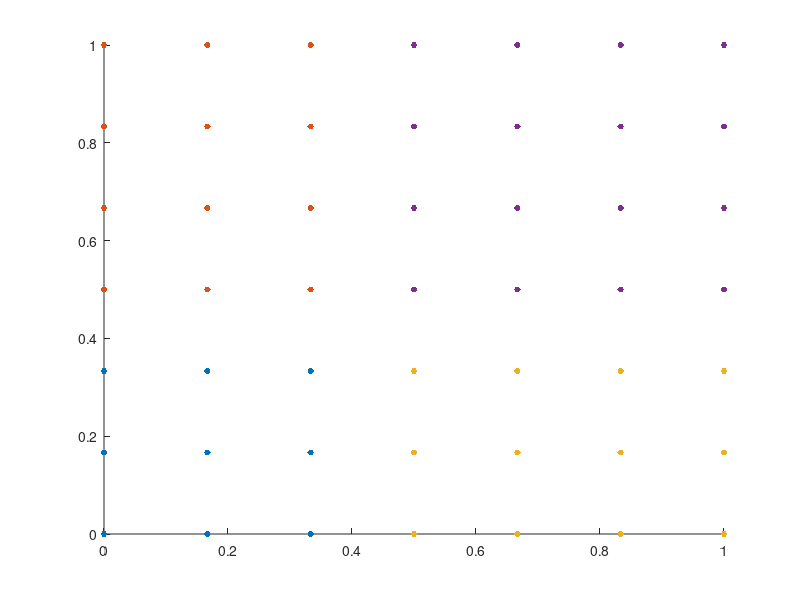

This figure's MATLAB source:
e0=[
0, 0, 0, 1
0, 0.166667, 0, 1
0, 0.333333, 0, 1
0, 0.5, 0, 1
0.166667, 0, 0, 1
0.166667, 0.166667, 0, 1
0.166667, 0.333333, 0, 1
0.166667, 0.5, 0, 1
0.333333, 0, 0, 1
0.333333, 0.166667, 0, 1
0.333333, 0.333333, 0, 1
0.333333, 0.5, 0, 1
0.5, 0, 0, 1
0.5, 0.166667, 0, 1
0.5, 0.333333, 0, 1
0.5, 0.5, 0, 1
];

e1=[
0, 0.5, 0, 1
0, 0.666667, 0, 1
0, 0.833333, 0, 1
0, 1, 0, 1
0.166667, 0.5, 0, 1
0.166667, 0.666667, 0, 1
0.166667, 0.833333, 0, 1
0.166667, 1, 0, 1
0.333333, 0.5, 0, 1
0.333333, 0.666667, 0, 1
0.333333, 0.833333, 0, 1
0.333333, 1, 0, 1
0.5, 0.5, 0, 1
0.5, 0.666667, 0, 1
0.5, 0.833333, 0, 1
0.5, 1, 0, 1
];

e2=[
0.5, 0, 0, 1
0.5, 0.166667, 0, 1
0.5, 0.333333, 0, 1
0.5, 0.5, 0, 1
0.666667, 0, 0, 1
0.666667, 0.166667, 0, 1
0.666667, 0.333333, 0, 1
0.666667, 0.5, 0, 1
0.833333, 0, 0, 1
0.833333, 0.166667, 0, 1
0.833333, 0.333333, 0, 1
0.833333, 0.5, 0, 1
1, 0, 0, 1
1, 0.166667, 0, 1
1, 0.333333, 0, 1
1, 0.5, 0, 1
];

e3=[
0.5, 0.5, 0, 1
0.5, 0.666667, 0, 1
0.5, 0.833333, 0, 1
0.5, 1, 0, 1
0.666667, 0.5, 0, 1
0.666667, 0.666667, 0, 1
0.666667, 0.833333, 0, 1
0.666667, 1, 0, 1
0.833333, 0.5, 0, 1
0.833333, 0.666667, 0, 1
0.833333, 0.833333, 0, 1
0.833333, 1, 0, 1
1, 0.5, 0, 1
1, 0.666667, 0, 1
1, 0.833333, 0, 1
1, 1, 0, 1
];

figure;
hold on;
scatter3(e0(:,1),e0(:,2),e0(:,3),200,'.');
scatter3(e1(:,1),e1(:,2),e1(:,3),200,'.');
scatter3(e2(:,1),e2(:,2),e2(:,3),200,'.');
scatter3(e3(:,1),e3(:,2),e3(:,3),200,'.');
